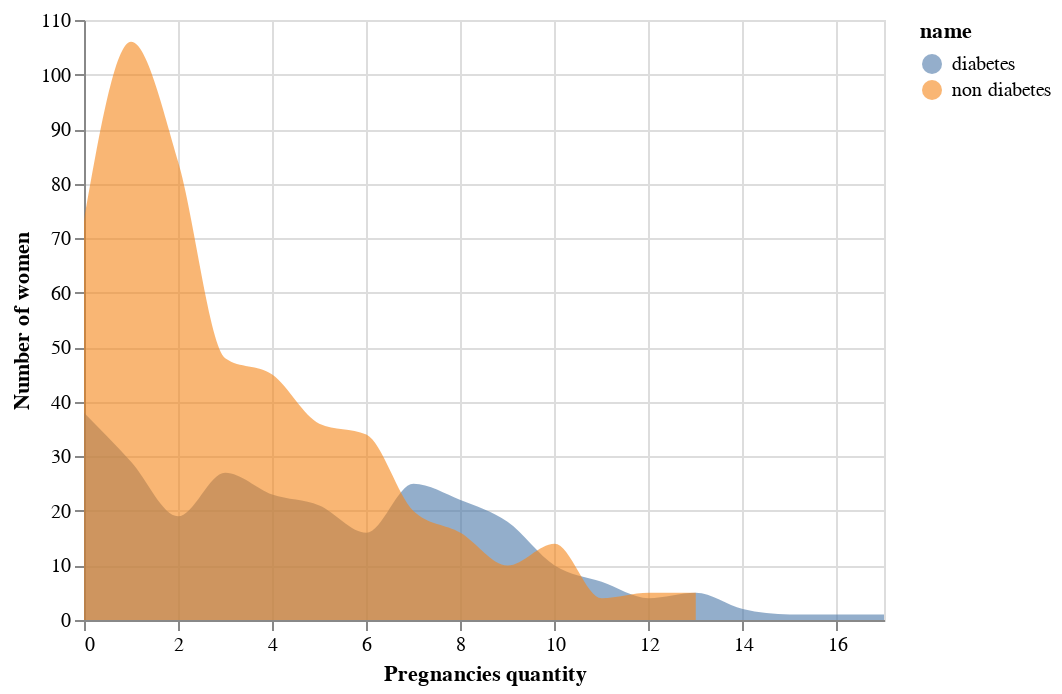

Source (notebook cell):
### Code cell
diabetes_women = pd.DataFrame({
    'pregnancies': df["Pregnancies"][df["Outcome"] == 1].value_counts().to_frame().index.to_list(),
    'frequency': df["Pregnancies"][df["Outcome"] == 1].value_counts().values,
    'name': "diabetes"
})

non_diabetes_women = pd.DataFrame({
    'pregnancies': df["Pregnancies"][df["Outcome"] == 0].value_counts().to_frame().index.to_list(),
    'frequency': df["Pregnancies"][df["Outcome"] == 0].value_counts().values,
    'name': "non diabetes"
})

area1 = alt.Chart(diabetes_women).mark_area(
    interpolate='monotone'
).encode(
    alt.X("pregnancies", title="Pregnancies quantity"),
    alt.Y("frequency", title='Number of women'),
    opacity=alt.value(0.6),
    color="name"
)

area2 = alt.Chart(non_diabetes_women).mark_area(
    interpolate='monotone'
).encode(
    alt.X("pregnancies", scale=alt.Scale(zero=False, nice=False), title="Pregnancies quantity"),
    alt.Y("frequency", title='Number of women'),
    opacity=alt.value(0.6),
    color="name"
)

area1 + area2

### Figure 1 — Vega-Lite specification as saved in the notebook (floating-point values rounded to 4 significant figures)
{"config": {"view": {"continuousWidth": 400, "continuousHeight": 300}}, "layer": [{"data": {"name": "data-d7d2409833bbc68ec6db30c73c6d61d4"}, "mark": {"type": "area", "interpolate": "monotone"}, "encoding": {"color": {"field": "name", "type": "nominal"}, "opacity": {"value": 0.6}, "x": {"field": "pregnancies", "title": "Pregnancies quantity", "type": "quantitative"}, "y": {"field": "frequency", "title": "Number of women", "type": "quantitative"}}}, {"data": {"name": "data-8b6f99f697df026655125344996fdd59"}, "mark": {"type": "area", "interpolate": "monotone"}, "encoding": {"color": {"field": "name", "type": "nominal"}, "opacity": {"value": 0.6}, "x": {"field": "pregnancies", "scale": {"nice": false, "zero": false}, "title": "Pregnancies quantity", "type": "quantitative"}, "y": {"field": "frequency", "title": "Number of women", "type": "quantitative"}}}], "$schema": "https://vega.github.io/schema/vega-lite/v4.17.0.json", "datasets": {"data-d7d2409833bbc68ec6db30c73c6d61d4": [{"pregnancies": 0, "frequency": 38, "name": "diabetes"}, {"pregnancies": 1, "frequency": 29, "name": "diabetes"}, {"pregnancies": 3, "frequency": 27, "name": "diabetes"}, {"pregnancies": 7, "frequency": 25, "name": "diabetes"}, {"pregnancies": 4, "frequency": 23, "name": "diabetes"}, {"pregnancies": 8, "frequency": 22, "name": "diabetes"}, {"pregnancies": 5, "frequency": 21, "name": "diabetes"}, {"pregnancies": 2, "frequency": 19, "name": "diabetes"}, {"pregnancies": 9, "frequency": 18, "name": "diabetes"}, {"pregnancies": 6, "frequency": 16, "name": "diabetes"}, {"pregnancies": 10, "frequency": 10, "name": "diabetes"}, {"pregnancies": 11, "frequency": 7, "name": "diabetes"}, {"pregnancies": 13, "frequency": 5, "name": "diabetes"}, {"pregnancies": 12, "frequency": 4, "name": "diabetes"}, {"pregnancies": 14, "frequency": 2, "name": "diabetes"}, {"pregnancies": 15, "frequency": 1, "name": "diabetes"}, {"pregnancies": 17, "frequency": 1, "name": "diabetes"}], "data-8b6f99f697df026655125344996fdd59": [{"pregnancies": 1, "frequency": 106, "name": "non diabetes"}, {"pregnancies": 2, "frequency": 84, "name": "non diabetes"}, {"pregnancies": 0, "frequency": 73, "name": "non diabetes"}, {"pregnancies": 3, "frequency": 48, "name": "non diabetes"}, {"pregnancies": 4, "frequency": 45, "name": "non diabetes"}, {"pregnancies": 5, "frequency": 36, "name": "non diabetes"}, {"pregnancies": 6, "frequency": 34, "name": "non diabetes"}, {"pregnancies": 7, "frequency": 20, "name": "non diabetes"}, {"pregnancies": 8, "frequency": 16, "name": "non diabetes"}, {"pregnancies": 10, "frequency": 14, "name": "non diabetes"}, {"pregnancies": 9, "frequency": 10, "name": "non diabetes"}, {"pregnancies": 13, "frequency": 5, "name": "non diabetes"}, {"pregnancies": 12, "frequency": 5, "name": "non diabetes"}, {"pregnancies": 11, "frequency": 4, "name": "non diabetes"}]}}
